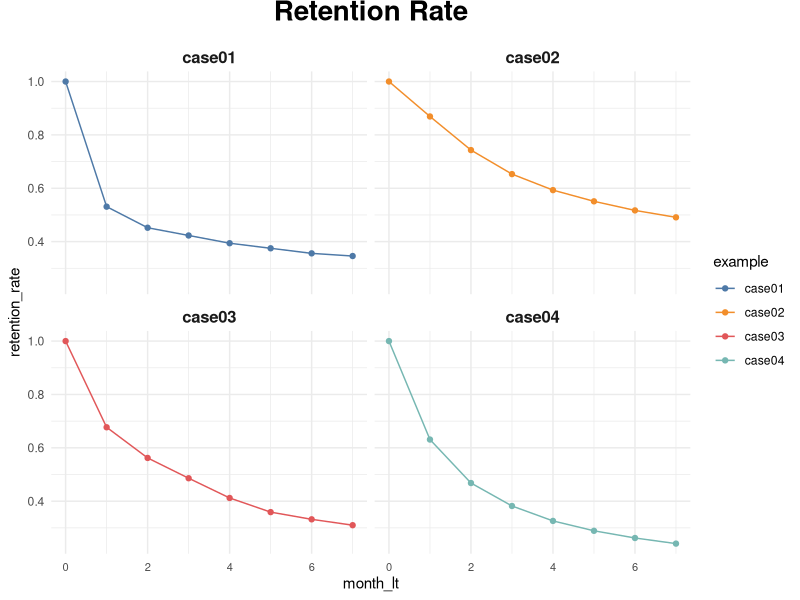
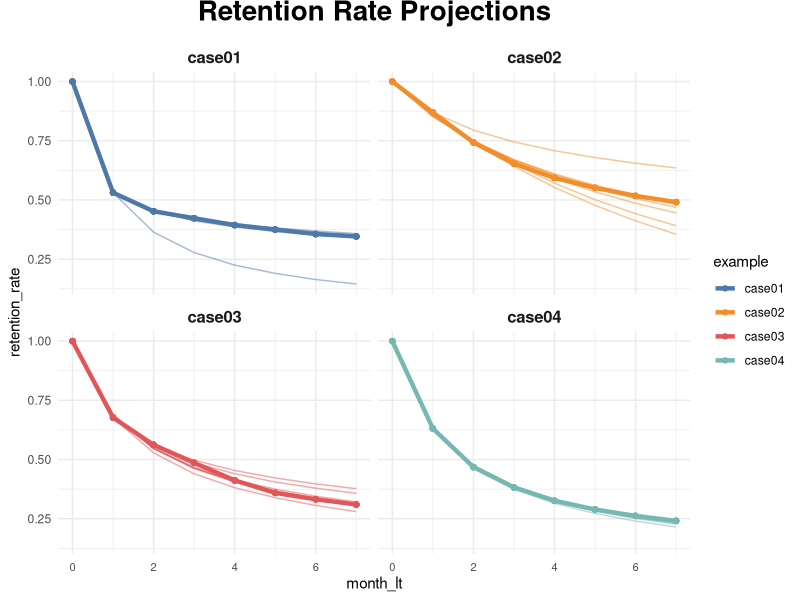

Write R code to recreate these figures, in order.
## ---- chunk 1
library(tidyverse)
library(reshape2)
library(MLmetrics)
 
# retention rate data
df_ret <- data.frame(month_lt = c(0:7),
                     case01 = c(1, .531, .452, .423, .394, .375, .356, .346),
                     case02 = c(1, .869, .743, .653, .593, .551, .517, .491),
                     case03 = c(1, .677, .562, .486, .412, .359, .332, .310),
                     case04 = c(1, .631, .468, .382, .326, .289, .262, .241)
                     ) %>%
        melt(., id.vars = c('month_lt'), variable.name = 'example', value.name = 'retention_rate')
 
ggplot(df_ret, aes(x = month_lt, y = retention_rate, group = example, color = example)) +
        theme_minimal() +
        facet_wrap(~ example) +
        scale_color_manual(values = c('#4e79a7', '#f28e2b', '#e15759', '#76b7b2')) +
        geom_line() +
        geom_point() +
        theme(plot.title = element_text(size = 20, face = 'bold', vjust = 2, hjust = 0.5),
              axis.text.x = element_text(size = 8, hjust = 0.5, vjust = .5, face = 'plain'),
              strip.text = element_text(face = 'bold', size = 12)) +
        ggtitle('Retention Rate')
## ---- chunk 2
# functions for sBG distribution
churnBG <- Vectorize(function(alpha, beta, period) {
        t1 = alpha / (alpha + beta)
        result = t1
        if (period > 1) {
                result = churnBG(alpha, beta, period - 1) * (beta + period - 2) / (alpha + beta + period - 1)
        }
        return(result)
}, vectorize.args = c("period"))
 
survivalBG <- Vectorize(function(alpha, beta, period) {
        t1 = 1 - churnBG(alpha, beta, 1)
        result = t1
        if(period > 1){
                result = survivalBG(alpha, beta, period - 1) - churnBG(alpha, beta, period)
        }
        return(result)
}, vectorize.args = c("period"))
 
MLL <- function(alphabeta) {
        if(length(activeCust) != length(lostCust)) {
                stop("Variables activeCust and lostCust have different lengths: ",
                     length(activeCust), " and ", length(lostCust), ".")
        }
        t = length(activeCust) # number of periods
        alpha = alphabeta[1]
        beta = alphabeta[2]
        return(-as.numeric(
                sum(lostCust * log(churnBG(alpha, beta, 1:t))) +
                        activeCust[t]*log(survivalBG(alpha, beta, t))
        ))
}
 
 
df_ret <- df_ret %>%
        group_by(example) %>%
        mutate(activeCust = 1000 * retention_rate,
               lostCust = lag(activeCust) - activeCust,
               lostCust = ifelse(is.na(lostCust), 0, lostCust)) %>%
        ungroup()
 
         
ret_preds01 <- vector('list', 7)
for (i in c(1:7)) {
         
        df_ret_filt <- df_ret %>%
                filter(between(month_lt, 1, i) == TRUE & example == 'case01')
         
        activeCust <- c(df_ret_filt$activeCust)
        lostCust <- c(df_ret_filt$lostCust)
         
        opt <- optim(c(1, 1), MLL)
        retention_pred <- round(c(1, survivalBG(alpha = opt$par[1], beta = opt$par[2], c(1:7))), 3)
         
        df_pred <- data.frame(month_lt = c(0:7),
                              example = 'case01',
                              fact_months = i,
                              retention_pred = retention_pred)
        ret_preds01[[i]] <- df_pred
}
 
ret_preds01 <- as.data.frame(do.call('rbind', ret_preds01))
 
 
ret_preds02 <- vector('list', 7)
for (i in c(1:7)) {
         
        df_ret_filt <- df_ret %>%
                filter(between(month_lt, 1, i) == TRUE & example == 'case02')
         
        activeCust <- c(df_ret_filt$activeCust)
        lostCust <- c(df_ret_filt$lostCust)
         
        opt <- optim(c(1, 1), MLL)
        retention_pred <- round(c(1, survivalBG(alpha = opt$par[1], beta = opt$par[2], c(1:7))), 3)
         
        df_pred <- data.frame(month_lt = c(0:7),
                              example = 'case02',
                              fact_months = i,
                              retention_pred = retention_pred)
        ret_preds02[[i]] <- df_pred
}
 
ret_preds02 <- as.data.frame(do.call('rbind', ret_preds02))
 
 
ret_preds03 <- vector('list', 7)
for (i in c(1:7)) {
         
        df_ret_filt <- df_ret %>%
                filter(between(month_lt, 1, i) == TRUE & example == 'case03')
         
        activeCust <- c(df_ret_filt$activeCust)
        lostCust <- c(df_ret_filt$lostCust)
         
        opt <- optim(c(1, 1), MLL)
        retention_pred <- round(c(1, survivalBG(alpha = opt$par[1], beta = opt$par[2], c(1:7))), 3)
         
        df_pred <- data.frame(month_lt = c(0:7),
                              example = 'case03',
                              fact_months = i,
                              retention_pred = retention_pred)
        ret_preds03[[i]] <- df_pred
}
 
ret_preds03 <- as.data.frame(do.call('rbind', ret_preds03))
 
 
ret_preds04 <- vector('list', 7)
for (i in c(1:7)) {
         
        df_ret_filt <- df_ret %>%
                filter(between(month_lt, 1, i) == TRUE & example == 'case04')
         
        activeCust <- c(df_ret_filt$activeCust)
        lostCust <- c(df_ret_filt$lostCust)
         
        opt <- optim(c(1, 1), MLL)
        retention_pred <- round(c(1, survivalBG(alpha = opt$par[1], beta = opt$par[2], c(1:7))), 3)
         
        df_pred <- data.frame(month_lt = c(0:7),
                              example = 'case04',
                              fact_months = i,
                              retention_pred = retention_pred)
        ret_preds04[[i]] <- df_pred
}
 
ret_preds04 <- as.data.frame(do.call('rbind', ret_preds04))
 
 
ret_preds <- bind_rows(ret_preds01, ret_preds02, ret_preds03, ret_preds04)
 
 
 
 
df_ret_all <- df_ret %>%
        select(month_lt, example, retention_rate) %>%
        left_join(., ret_preds, by = c('month_lt', 'example'))
 
ggplot(df_ret_all, aes(x = month_lt, y = retention_rate, group = example, color = example)) +
        theme_minimal() +
        facet_wrap(~ example) +
        scale_color_manual(values = c('#4e79a7', '#f28e2b', '#e15759', '#76b7b2')) +
        geom_line(size = 1.5) +
        geom_point(size = 1.5) +
        geom_line(aes(y = retention_pred, group = fact_months), alpha = 0.5) +
        theme(plot.title = element_text(size = 20, face = 'bold', vjust = 2, hjust = 0.5),
              axis.text.x = element_text(size = 8, hjust = 0.5, vjust = .5, face = 'plain'),
              strip.text = element_text(face = 'bold', size = 12)) +
        ggtitle('Retention Rate Projections')
## ---- chunk 3
### LTV prediction ###
df_ltv_03 <- df_ret %>%
        filter(between(month_lt, 1, 2) == TRUE & example == 'case03')
 
activeCust <- c(df_ltv_03$activeCust)
lostCust <- c(df_ltv_03$lostCust)
 
opt <- optim(c(1, 1), MLL)
retention_pred <- round(c(survivalBG(alpha = opt$par[1], beta = opt$par[2], c(3:24))), 3)
 
df_pred <- data.frame(month_lt = c(3:24),
                      retention_pred = retention_pred)
 
df_ltv_03 <- df_ret %>%
        filter(between(month_lt, 0, 2) == TRUE & example == 'case03') %>%
        select(month_lt, retention_rate) %>%
        bind_rows(., df_pred) %>%
        mutate(retention_rate_calc = ifelse(is.na(retention_rate), retention_pred, retention_rate),
               ltv_monthly = retention_rate_calc * 1,
               ltv_cum = round(cumsum(ltv_monthly), 2))
# average LTV of $9.33. actual data for the observed periods (from 0 to 2nd months) and the predicted retention for the future periods (from 3rd to 24th months)
